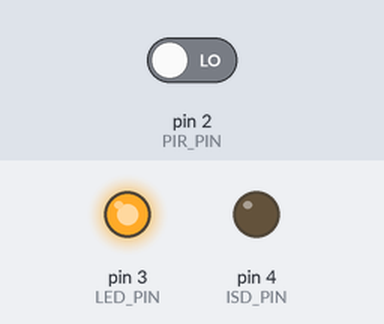
Bench run of a sketch on a simulated Arduino Uno, built with avr-gcc and run on an emulated ATmega328P. On the bench: output pins drawn as LEDs (lit = HIGH). The test bench sets the inputs (shaded band); at power-on: pin 2 (PIR_PIN) LOW.

Above: at 0.1 s.
At 29.4 s:
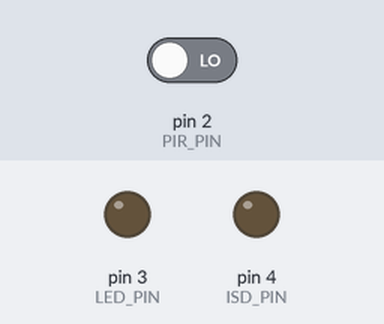
Timing chart, 0 to 30.9 s (numbered marks = the images above):
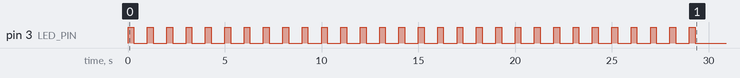

The sketch:

MyGithubTest1.ino
```cpp
int calibrationTime = 30; //the time when the sensor outputs a low impulse
long unsigned int lowIn;//the amount of milliseconds the sensor has to be low before we assume all motion has stopped
long unsigned int pause = 5000;

int PIR_PIN = 2;    //the digital pin connected to the PIR sensor's output
int LED_PIN = 3;   //the digital pin connected to the Output Status LED
int ISD_PIN = 4;  //the digital pin connected to ISD1820's P-E Pin

////
//SETUP  only for test
void setup(){
//Serial.begin(9600);
pinMode(PIR_PIN, INPUT);
pinMode(LED_PIN, OUTPUT);
pinMode(ISD_PIN, OUTPUT);

digitalWrite(LED_PIN, HIGH);
digitalWrite(ISD_PIN, LOW);

//give the sensor some time to calibrate
//Serial.print("calibrating sensor ");
for(int i = 0; i < calibrationTime; i++){
//Serial.print(".");
digitalWrite(LED_PIN,HIGH);
delay(300);
digitalWrite(LED_PIN,LOW);
delay(700);
}
//Serial.println(" done");
//Serial.println("SENSOR ACTIVE");
digitalWrite(LED_PIN,LOW);
delay(50);
}
//LOOP
void loop(){
if(digitalRead(PIR_PIN) == HIGH ){


digitalWrite(LED_PIN, HIGH);   //the led visualizes the sensors output pin state
digitalWrite(ISD_PIN, HIGH);
delay(200);
digitalWrite(ISD_PIN,LOW);
delay(4800);
digitalWrite(LED_PIN,LOW);
}
}
```
